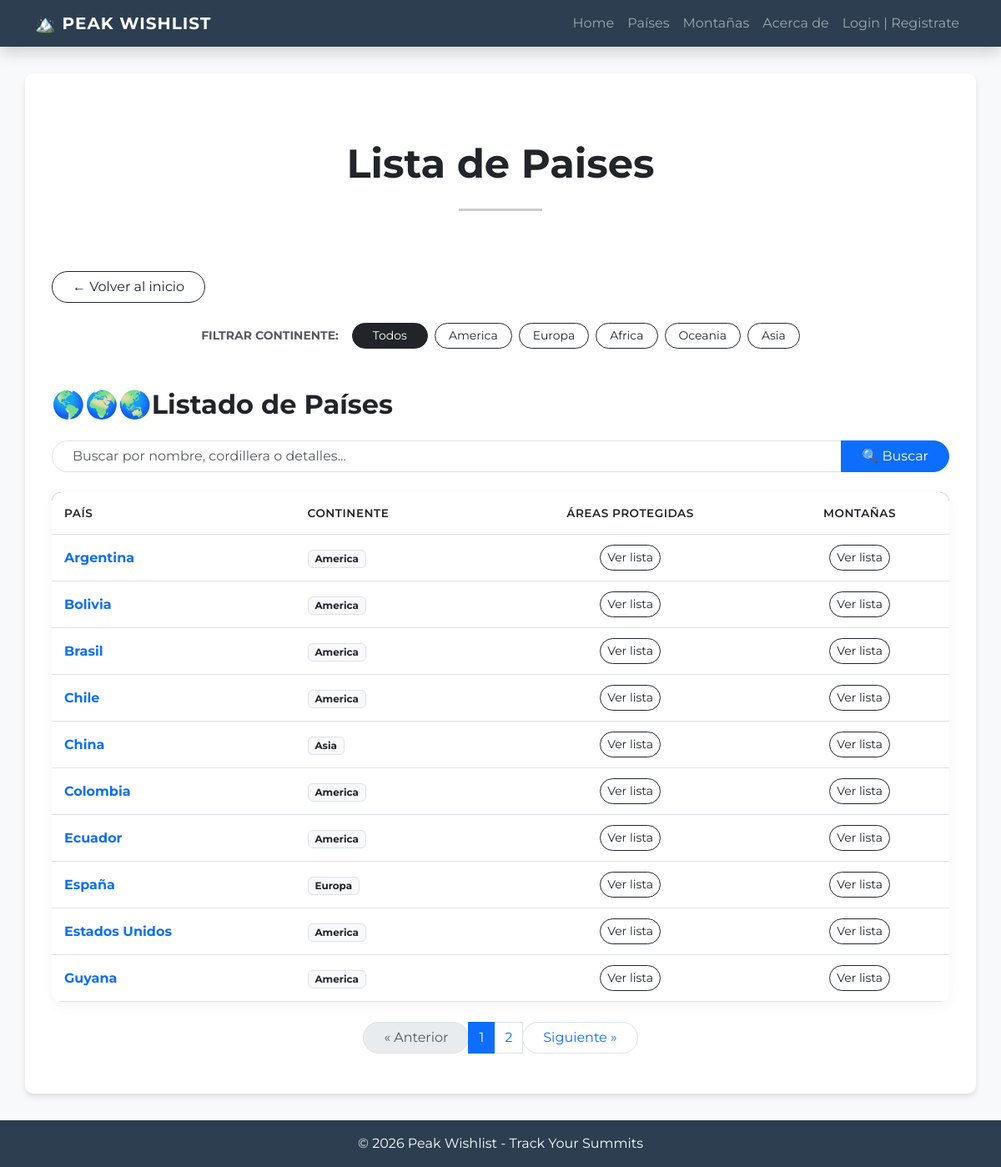
/paises/, run on the app's committed database.
### peak_wishlist/models.py (models this page shows, shortened)
class Pais(models.Model):
    class Continente(models.TextChoices):
        AMERICA = 'America'
        EUROPA = 'Europa'
        AFRICA = 'Africa'
        OCEANIA = 'Oceania'
        ASIA = 'Asia'
    nombre = models.CharField(max_length= 50)
    continente = models.CharField(max_length=20, choices=Continente.choices, null=False)
    class Meta:
        verbose_name="Pais"
        verbose_name_plural="Paises"

### peak_wishlist/views/pais.py (the view)
# urls.py: path("paises/", pais.PaisList.as_view(), name="paises"),
@method_decorator(login_not_required, name='dispatch')
class PaisList(ListView):
    model = Pais
    template_name = "peak_wishlist/paises.html"
    context_object_name = "paises"
    paginate_by = 10
    def get_queryset(self) -> QuerySet[Any]:
        continente = self.kwargs.get("continente")
        if continente:
            queryset = Pais.objects.filter(continente=continente)
        else:
            queryset = Pais.objects.all()
        query = self.request.GET.get("q")
        if query:
            queryset = queryset.filter(Q(nombre__icontains=query))
        return queryset.order_by("nombre")
    def get_context_data(self, **kwargs):
        context = super().get_context_data(**kwargs)
        context["continentes"] = Pais.Continente.choices
        context["continente_actual"] = self.kwargs.get("continente")
        context["url_volver"] = reverse_lazy("peak_wishlist:index")
        context["volver_label"] = "Volver al inicio"
        return context

### peak_wishlist/templates/peak_wishlist/paises.html (shortened to what this page needs)
{% extends 'peak_wishlist/base.html' %}
{% block contenido %}
<div class="text-center py-5">
    <h3 class="display-5 fw-bold text-dark">Lista de Paises</h3>
    <hr class="my-4 mx-auto" style="width: 100px; border-top: 3px solid #2c3e50;">
</div>
<div class="d-flex flex-column flex-md-row align-items-start justify-content-between gap-3 mb-4">
    <a href="{{ url_volver }}" class="btn btn-outline-dark rounded-pill px-4">
        ← {{ volver_label }}
    </a>
</div>
<div class="container mb-5">
    <div class="d-flex flex-column flex-md-row align-items-center justify-content-center gap-3">
        <span class="text-muted fw-bold text-uppercase small"> Filtrar continente:</span>
        <div class="d-flex flex-wrap justify-content-center gap-2">
            <a href="{% url 'peak_wishlist:paises' %}"
               class="btn btn-sm {% if not continente_actual %}btn-dark{% else %}btn-outline-dark{% endif %} rounded-pill px-4">
               Todos
            </a>
            {% for valor, etiqueta in continentes %}
                <a href="{% url 'peak_wishlist:paises_por_continente' valor %}"
                   class="btn btn-sm {% if continente_actual == valor %}btn-dark{% else %}btn-outline-dark{% endif %} rounded-pill px-3">
                    {{ etiqueta }}
                </a>
            {% endfor %}
        </div>
    </div>
</div>
<h2 class="mb-4 text-dark fw-bold">🌎🌍🌏Listado de Países</h2>
{% include 'peak_wishlist/componentes/search_bar.html' %}
<div class="table-container-custom table-responsive">
    <table class="table table-custom mb-0">
        <thead>
            <tr>
                <th>País</th>
                <th>Continente</th>
                <th class="text-center">Áreas Protegidas</th>
                <th class="text-center">Montañas</th>
            </tr>
        </thead>
        <tbody>
            {% for pais in paises %}
            <tr>
                <td class="fw-bold text-primary">{{ pais.nombre }}</td>
                <td>
                    <span class="badge bg-light text-dark border">
                        {{ pais.continente }}
                    </span>
                </td>
                <td class="text-center">
                    <a href="{% url 'peak_wishlist:parques_por_pais' pais.id %}" class="btn btn-sm btn-outline-dark rounded-pill">Ver lista</a>
                </td>
                <td class="text-center">
                    <a href="{% url 'peak_wishlist:montanas_por_pais' pais.id %}" class="btn btn-sm btn-outline-dark rounded-pill">Ver lista</a>
                </td>
            </tr>
            {% empty %}
            <tr>
                <td colspan="5" class="text-center py-4 text-muted">
                    No hay países registrados todavía.
                </td>
            </tr>
            {% endfor %}
        </tbody>
    </table>
</div>
{% include 'peak_wishlist/componentes/paginacion.html' %}
{% endblock contenido %}

### peak_wishlist/templates/peak_wishlist/base.html (style rules this page uses)
body { font-family: 'Montserrat', sans-serif; background-color: #f8f9fa; }
.table-container-custom { background: white; border-radius: 12px; overflow: hidden; box-shadow: 0 4px 15px rgba(0,0,0,0.05); }
.table-custom thead { background-color: #2c3e50; color: white; }
.table-custom th { font-weight: 600; text-transform: uppercase; font-size: 0.85rem; letter-spacing: 0.5px; padding: 15px !important; }
.table-custom td { padding: 12px 15px !important; vertical-align: middle; }
.btn-sm.rounded-pill { transition: all 0.3s ease; }

### data on the page
Pais: nombre "Argentina", continente "America"
Pais: nombre "Bolivia", continente "America"
Pais: nombre "Brasil", continente "America"
Pais: nombre "Chile", continente "America"
Pais: nombre "China", continente "Asia"
Pais: nombre "Colombia", continente "America"
Pais: nombre "Ecuador", continente "America"
Pais: nombre "España", continente "Europa"
Pais: nombre "Estados Unidos", continente "America"
Pais: nombre "Guyana", continente "America"

### other printed values
{{ volver_label }} "Volver al inicio"
{{ etiqueta }} "America" "Europa" "Africa" "Oceania" "Asia"
{{ num }} "1" "2"
